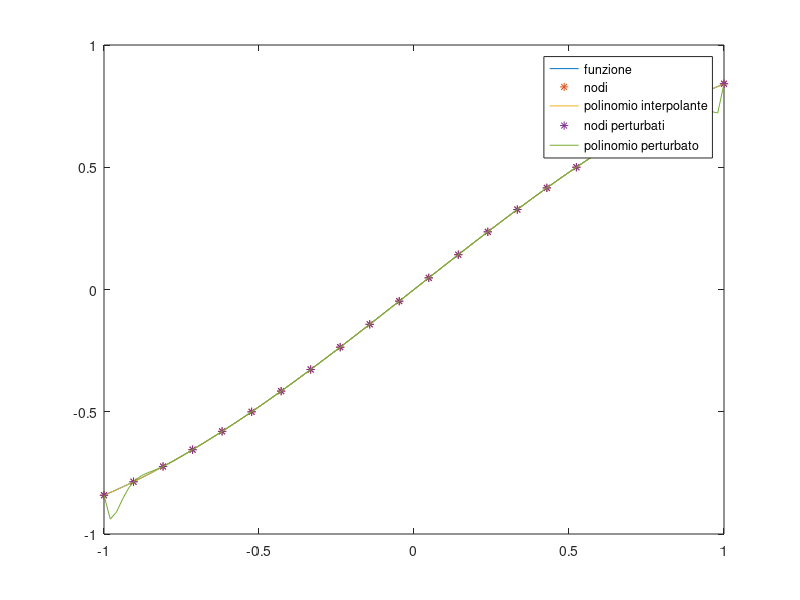

The MATLAB script that drew this image:
close all
clear
clc

n = 22;
a = -1;
b = 1;
f = @(x) sin(x);
nodi = linspace(a,b,n);
y1 = f(nodi);
y2 = sin(nodi).*(1+(-1).^[1:n]*10^-4);
p = polyfit(nodi,y1,n-1);
p_pert = polyfit(nodi,y2,n-1);
x = linspace(a,b);
err = norm(p-p_pert)
fun = f(x);
plot(x,fun);
hold on
plot(nodi,y1,'*');
plot(x,polyval(p,x));
plot(nodi,y2,'*');
plot(x,polyval(p_pert,x));
legend("funzione","nodi","polinomio interpolante", ...
    "nodi perturbati","polinomio perturbato");
